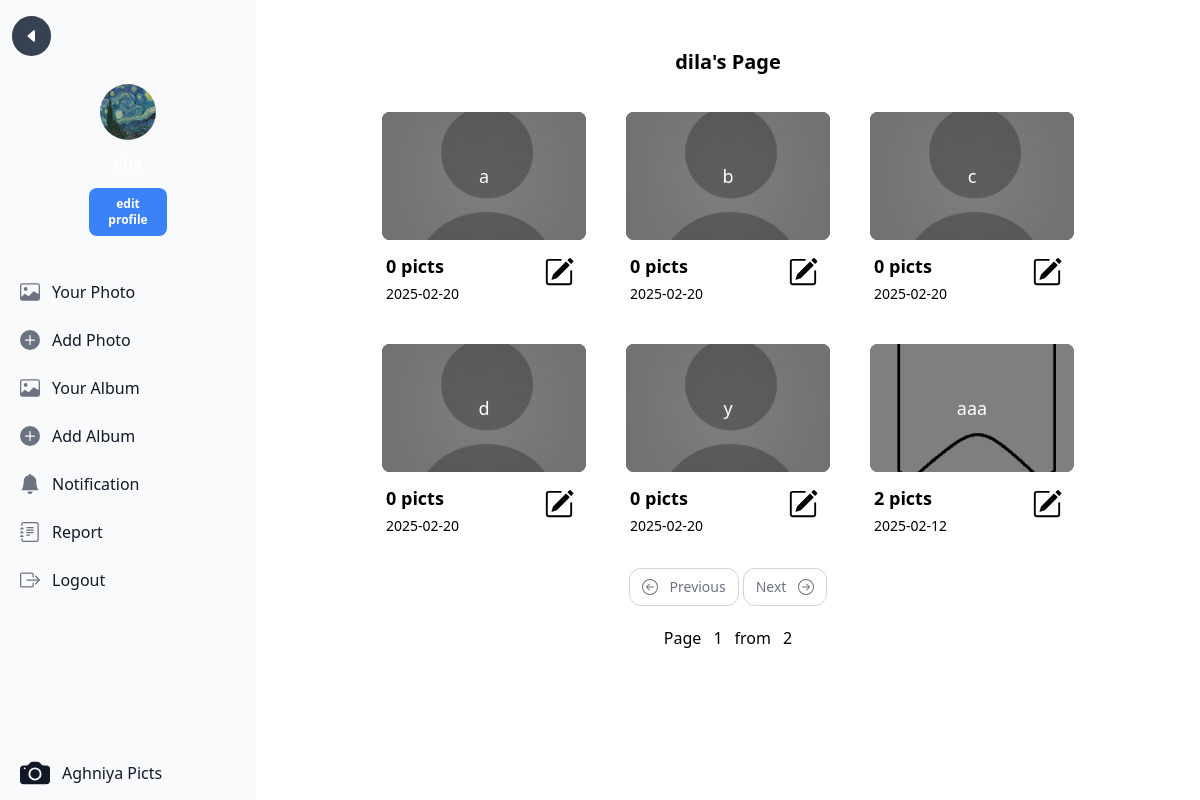
The app's page /user_page.php (signed in) with its own data.
### tables this page shows
CREATE TABLE `aghniya_user` (
  `aghniya_user_id` int NOT NULL,
  `aghniya_username` varchar(255) NOT NULL,
  `aghniya_password` varchar(225) NOT NULL,
  `aghniya_email` varchar(255) NOT NULL,
  `aghniya_nama_lengkap` varchar(255) NOT NULL,
  `aghniya_alamat` text NOT NULL,
  `aghniya_role_id` int NOT NULL,
  `aghniya_verifikasi` int NOT NULL,
  `aghniya_foto_profile` varchar(255) DEFAULT NULL
);

CREATE TABLE `aghniya_album` (
  `aghniya_album_id` int NOT NULL,
  `aghniya_nama_album` varchar(255) NOT NULL,
  `aghniya_deskripsi` text NOT NULL,
  `aghniya_tanggal_dibuat` date NOT NULL,
  `aghniya_user_id` int NOT NULL
);

CREATE TABLE `aghniya_foto` (
  `aghniya_foto_id` int NOT NULL,
  `aghniya_judul_foto` varchar(255) NOT NULL,
  `aghniya_deskripsi_foto` text NOT NULL,
  `aghniya_tanggal_unggah` date NOT NULL,
  `aghniya_lokasi_file` varchar(255) NOT NULL,
  `aghniya_album_id` int NOT NULL,
  `aghniya_user_id` int NOT NULL
);

### album.php (the view, shortened to what the rows shown need)
<?php
include 'connection.php';
if (isset($_SESSION['aghniya_username'])) {
    $user = $_SESSION['aghniya_username'];
}
$pict_per_page = 6;
$page = isset($_GET['page']) ? $_GET['page'] : 1;
$awal = ($page - 1) * $pict_per_page;
$sql = mysqli_query($conn, "
    SELECT aghniya_album.*, COUNT(aghniya_foto.aghniya_foto_id) AS total_foto
    FROM aghniya_album
    LEFT JOIN aghniya_user ON aghniya_album.aghniya_user_id = aghniya_user.aghniya_user_id
    LEFT JOIN aghniya_foto ON aghniya_foto.aghniya_album_id = aghniya_album.aghniya_album_id
    WHERE aghniya_user.aghniya_username = '$user'
    GROUP BY aghniya_album.aghniya_album_id
    ORDER BY aghniya_album.aghniya_tanggal_dibuat DESC
    LIMIT $awal, $pict_per_page
");
?>
<!DOCTYPE html>
<html lang="en">
<head>
    <link href="./src/output.css" rel="stylesheet">
</head>
<body>
    <div class="flex flex-wrap gap-8 items-center justify-center content-center mb-7">
    <?php while($data = mysqli_fetch_assoc($sql)) {
        $album_id = $data['aghniya_album_id'];
        $first_sql = mysqli_query($conn, "
            SELECT aghniya_lokasi_file
            FROM aghniya_foto
            WHERE aghniya_album_id = $album_id
            ORDER BY aghniya_tanggal_unggah ASC
            LIMIT 1
        ");
        $first_sql = mysqli_fetch_assoc($first_sql);
    ?>
        <div class="w-full sm:w-1/3 md:w-1/3 lg:w-1/4 p-1 transition-all duration-300 hover:transform hover:scale-105">
            <a href="album_detail.php?album_id=<?=$data['aghniya_album_id']?>">
                <div class="relative bg-black rounded-lg h-32 overflow-hidden hover:shadow-xl">
                    <?php if ($first_sql) { ?>
                        <img src="<?=$first_sql['aghniya_lokasi_file']?>" alt="" class="w-full h-full object-cover rounded-lg">
                    <?php } else { ?>
                        <img src="public/anonim.jpg" alt="No Image" class="w-full h-full object-cover rounded-lg">
                    <?php } ?>
                    <div class="absolute inset-0 bg-black opacity-50 rounded-lg"></div>
                    <div class="absolute inset-0 flex items-center justify-center text-white">
                        <span class="text-lg"><?=str_replace(['.jpg', '.png', '.webp', '.svg'], '', $data['aghniya_nama_album']) ?></span>
                    </div>
                </div>
            </a>
            <div class="flex">
                <div class="w-4/5 ml-1">
                    <a href="">
                        <div class="text-lg font-semibold mt-3"><?=$data['total_foto']?> picts</div>
                        <div class="text-sm font-light mt-1"><?=$data['aghniya_tanggal_dibuat']?></div>
                    </a>
                </div>
                <div class="w-1/5 mx-1 my-auto">
                    <a href="edit_album.php?album_id=<?=$data['aghniya_album_id']?>">
                    </a>
                </div>
            </div>
        </div>
    <?php } ?>
</div>
</body>
</html>

### sidebar.php (shortened to what the rows shown need)
<?php
include "connection.php";
?>
<?php
    $users = $_SESSION['aghniya_user_id'];
    $sql = mysqli_query($conn, "SELECT aghniya_notifikasi.*, aghniya_user.*, aghniya_komentar_foto.*, aghniya_like_foto.*
        FROM aghniya_notifikasi
        LEFT JOIN aghniya_komentar_foto ON aghniya_notifikasi.aghniya_komentar_id = aghniya_komentar_foto.aghniya_komentar_id
        LEFT JOIN aghniya_user ON aghniya_notifikasi.aghniya_user_id = aghniya_user.aghniya_user_id
        LEFT JOIN aghniya_like_foto ON aghniya_notifikasi.aghniya_like_id = aghniya_like_foto.aghniya_like_id
        WHERE aghniya_notifikasi.aghniya_user_photo_id = $users");
    $total = mysqli_num_rows($sql);
    $sql2 = mysqli_query($conn, "SELECT aghniya_foto_profile FROM aghniya_user WHERE aghniya_user_id = $users");
    $verif = mysqli_query($conn, "SELECT * FROM aghniya_user WHERE aghniya_verifikasi = 0;");
    $total_verif = mysqli_num_rows($verif);
?>
<!DOCTYPE html>
<html lang="en">
<head>
    <link href="./src/output.css" rel="stylesheet">
</head>
<body>
<?php if ($_SESSION['aghniya_role_id'] == 1){ ?>
    <button id="toggle-sidebar" data-drawer-target="default-sidebar" aria-controls="default-sidebar" type="button" class="inline-flex items-center p-2 mt-2 ms-3 text-sm text-gray-500 rounded-lg sm:hidden hover:bg-gray-100 focus:outline-none focus:ring-2 focus:ring-gray-200 dark:text-gray-400 dark:hover:bg-gray-700 dark:focus:ring-gray-600">
        <span class="sr-only">Open sidebar</span>
        <svg class="w-6 h-6" aria-hidden="true" fill="currentColor" viewBox="0 0 20 20" xmlns="http://www.w3.org/2000/svg">
            <path clip-rule="evenodd" fill-rule="evenodd" d="M2 4.75A.75.75 0 012.75 4h14.5a.75.75 0 010 1.5H2.75A.75.75 0 012 4.75zm0 10.5a.75.75 0 01.75-.75h7.5a.75.75 0 010 1.5h-7.5a.75.75 0 01-.75-.75zM2 10a.75.75 0 01.75-.75h14.5a.75.75 0 010 1.5H2.75A.75.75 0 012 10z"></path>
        </svg>
    </button>
    <aside id="default-sidebar" class="fixed top-0 left-0 z-40 w-64 h-screen transition-transform -translate-x-full sm:translate-x-0" aria-label="Sidebar">
        <div class="h-full px-3 py-4 overflow-y-auto bg-gray-50 dark:bg-gray-800">
            <div class="flex gap-1">
                <button class="text-white bg-gray-700 p-1 rounded-full w-1/6" onclick="window.history.back();">
                    <div class="text-white bg-gray-700 p-2 rounded-full w-1/6" onclick="window.history.back();">
                        <svg xmlns="http://www.w3.org/2000/svg" width="16" height="16" fill="currentColor" class="bi bi-caret-left-fill" viewBox="0 0 16 16">
                            <path d="m3.86 8.753 5.482 4.796c.646.566 1.658.106 1.658-.753V3.204a1 1 0 0 0-1.659-.753l-5.48 4.796a1 1 0 0 0 0 1.506z"/>
                        </svg>
                    </div>
                </button>
                <button id="close-sidebar" data-drawer-target="default-sidebar" aria-controls="default-sidebar" type="button" class="sm:hidden block text-white bg-gray-700 p-1 rounded-full w-1/6">
                    <div class="text-white bg-gray-700 p-2 rounded-full w-1/6">
                        <svg xmlns="http://www.w3.org/2000/svg" width="16" height="16" fill="currentColor" class="bi bi-x-lg" viewBox="0 0 16 16">
                        <path d="M2.146 2.854a.5.5 0 1 1 .708-.708L8 7.293l5.146-5.147a.5.5 0 0 1 .708.708L8.707 8l5.147 5.146a.5.5 0 0 1-.708.708L8 8.707l-5.146 5.147a.5.5 0 0 1-.708-.708L7.293 8z"/>
                        </svg>
                    </div>
                </button>
            </div>
            <div class="my-5 text-white mb-8">
                <div class="flex items-center justify-center">
                    <div class="w-14 my-2">
                        <?php while ($data = mysqli_fetch_array($sql2)):
                            if ($data['aghniya_foto_profile'] == NULL): ?>
                                <img src="public/anonim.jpg" class="rounded-full" alt="">
                            <?php else: ?>
                                <img src="<?=$data['aghniya_foto_profile']?>" class="rounded-full w-14 h-14" alt="">
                            <?php endif; ?>
                        <?php endwhile; ?>
                    </div>
                </div>
                    <div class="my-1 text-center font-bold">
                        <?= $_SESSION['aghniya_username']?>
                    </div>
                    <div class="flex my-2 items-center justify-center content-center">
                        <a href="edit_profile.php" class="my-1 text-xs font-semibold  bg-blue-500 p-2 rounded-lg text-center w-1/3 hover:bg-blue-600 hover:shadow-2xl">edit profile</a>
                    </div>
            </div>
        <ul class="space-y-2 font-medium">
            <li>
                <li>
                    <a href="user_verification.php" class="flex items-center p-2 text-gray-900 rounded-lg dark:text-white hover:bg-gray-100 dark:hover:bg-gray-700 group">
                        <svg class="flex-shrink-0 w-5 h-5 text-gray-500 transition duration-75 dark:text-gray-400 group-hover:text-gray-900 dark:group-hover:text-white" xmlns="http://www.w3.org/2000/svg" width="16" height="16" fill="currentColor" class="bi bi-bell-fill" viewBox="0 0 16 16">
                        <path d="M8 16a2 2 0 0 0 2-2H6a2 2 0 0 0 2 2m.995-14.901a1 1 0 1 0-1.99 0A5 5 0 0 0 3 6c0 1.098-.5 6-2 7h14c-1.5-1-2-5.902-2-7 0-2.42-1.72-4.44-4.005-4.901"/>
                        </svg>
                    <span class="flex-1 ms-3 whitespace-nowrap">User Verification</span>
                        <?php if($total_verif > 0 ): ?>
                        <span class="inline-flex items-center justify-center w-3 h-3 p-3 text-sm font-medium text-white bg-red-700 rounded-full"><?=$total_verif?></span>
                        <?php endif; ?>
                    </a>
                </li>
                <!-- <li>
                    <a href="report.php" class="flex items-center p-2 text-gray-900 rounded-lg dark:text-white hover:bg-gray-100 dark:hover:bg-gray-700 group">
                        <svg class="flex-shrink-0 w-5 h-5 text-gray-500 transition duration-75 dark:text-gray-400 group-hover:text-gray-900 dark:group-hover:text-white"  xmlns="http://www.w3.org/2000/svg" width="16" height="16" fill="currentColor" class="bi bi-journal-text" viewBox="0 0 16 16">
                        <path d="M5 10.5a.5.5 0 0 1 .5-.5h2a.5.5 0 0 1 0 1h-2a.5.5 0 0 1-.5-.5m0-2a.5.5 0 0 1 .5-.5h5a.5.5 0 0 1 0 1h-5a.5.5 0 0 1-.5-.5m0-2a.5.5 0 0 1 .5-.5h5a.5.5 0 0 1 0 1h-5a.5.5 0 0 1-.5-.5m0-2a.5.5 0 0 1 .5-.5h5a.5.5 0 0 1 0 1h-5a.5.5 0 0 1-.5-.5"/>
                        <path d="M3 0h10a2 2 0 0 1 2 2v12a2 2 0 0 1-2 2H3a2 2 0 0 1-2-2v-1h1v1a1 1 0 0 0 1 1h10a1 1 0 0 0 1-1V2a1 1 0 0 0-1-1H3a1 1 0 0 0-1 1v1H1V2a2 2 0 0 1 2-2"/>
                        <path d="M1 5v-.5a.5.5 0 0 1 1 0V5h.5a.5.5 0 0 1 0 1h-2a.5.5 0 0 1 0-1zm0 3v-.5a.5.5 0 0 1 1 0V8h.5a.5.5 0 0 1 0 1h-2a.5.5 0 0 1 0-1zm0 3v-.5a.5.5 0 0 1 1 0v.5h.5a.5.5 0 0 1 0 1h-2a.5.5 0 0 1 0-1z"/>
                        </svg>
                    <span class="flex-1 ms-3 whitespace-nowrap">Report</span>
                    </a>
                </li> -->
                <li>
                    <a href="report_admin.php" class="flex items-center p-2 text-gray-900 rounded-lg dark:text-white hover:bg-gray-100 dark:hover:bg-gray-700 group">
                        <svg class="flex-shrink-0 w-5 h-5 text-gray-500 transition duration-75 dark:text-gray-400 group-hover:text-gray-900 dark:group-hover:text-white"  xmlns="http://www.w3.org/2000/svg" width="16" height="16" fill="currentColor" class="bi bi-journal-text" viewBox="0 0 16 16">
                        <path d="M5 10.5a.5.5 0 0 1 .5-.5h2a.5.5 0 0 1 0 1h-2a.5.5 0 0 1-.5-.5m0-2a.5.5 0 0 1 .5-.5h5a.5.5 0 0 1 0 1h-5a.5.5 0 0 1-.5-.5m0-2a.5.5 0 0 1 .5-.5h5a.5.5 0 0 1 0 1h-5a.5.5 0 0 1-.5-.5m0-2a.5.5 0 0 1 .5-.5h5a.5.5 0 0 1 0 1h-5a.5.5 0 0 1-.5-.5"/>
                        <path d="M3 0h10a2 2 0 0 1 2 2v12a2 2 0 0 1-2 2H3a2 2 0 0 1-2-2v-1h1v1a1 1 0 0 0 1 1h10a1 1 0 0 0 1-1V2a1 1 0 0 0-1-1H3a1 1 0 0 0-1 1v1H1V2a2 2 0 0 1 2-2"/>
                        <path d="M1 5v-.5a.5.5 0 0 1 1 0V5h.5a.5.5 0 0 1 0 1h-2a.5.5 0 0 1 0-1zm0 3v-.5a.5.5 0 0 1 1 0V8h.5a.5.5 0 0 1 0 1h-2a.5.5 0 0 1 0-1zm0 3v-.5a.5.5 0 0 1 1 0v.5h.5a.5.5 0 0 1 0 1h-2a.5.5 0 0 1 0-1z"/>
                        </svg>
                    <span class="flex-1 ms-3 whitespace-nowrap">Report Album</span>
                    </a>
                </li>
            <li>
                <a id="logout" class="flex items-center p-2 text-gray-900 rounded-lg dark:text-white hover:bg-gray-100 dark:hover:bg-gray-700 group">
                    <svg class="flex-shrink-0 w-5 h-5 text-gray-500 transition duration-75 dark:text-gray-400 group-hover:text-gray-900 dark:group-hover:text-white" aria-hidden="true" xmlns="http://www.w3.org/2000/svg" xmlns="http://www.w3.org/2000/svg" width="16" height="16" fill="currentColor" class="bi bi-box-arrow-right" viewBox="0 0 16 16">
                    <path fill-rule="evenodd" d="M10 12.5a.5.5 0 0 1-.5.5h-8a.5.5 0 0 1-.5-.5v-9a.5.5 0 0 1 .5-.5h8a.5.5 0 0 1 .5.5v2a.5.5 0 0 0 1 0v-2A1.5 1.5 0 0 0 9.5 2h-8A1.5 1.5 0 0 0 0 3.5v9A1.5 1.5 0 0 0 1.5 14h8a1.5 1.5 0 0 0 1.5-1.5v-2a.5.5 0 0 0-1 0z"/>
                    <path fill-rule="evenodd" d="M15.854 8.354a.5.5 0 0 0 0-.708l-3-3a.5.5 0 0 0-.708.708L14.293 7.5H5.5a.5.5 0 0 0 0 1h8.793l-2.147 2.146a.5.5 0 0 0 .708.708z"/>
                    </svg>
                <span class="flex-1 ms-3 whitespace-nowrap">Logout</span>
                </a>
            </li>
            <li class="absolute bottom-1 w-full pr-6">
                    <a href="index.php" class="flex items-center p-2 text-gray-900 rounded-lg dark:text-white hover:bg-gray-100 dark:hover:bg-gray-700 group">
                        <svg xmlns="http://www.w3.org/2000/svg" width="30" height="30" fill="currentColor" class="bi bi-camera-fill" viewBox="0 0 16 16">
                            <path d="M10.5 8.5a2.5 2.5 0 1 1-5 0 2.5 2.5 0 0 1 5 0"/>
                            <path d="M2 4a2 2 0 0 0-2 2v6a2 2 0 0 0 2 2h12a2 2 0 0 0 2-2V6a2 2 0 0 0-2-2h-1.172a2 2 0 0 1-1.414-.586l-.828-.828A2 2 0 0 0 9.172 2H6.828a2 2 0 0 0-1.414.586l-.828.828A2 2 0 0 1 3.172 4zm.5 2a.5.5 0 1 1 0-1 .5.5 0 0 1 0 1m9 2.5a3.5 3.5 0 1 1-7 0 3.5 3.5 0 0 1 7 0"/>
                        </svg>
                    <span class="flex-1 ms-3 whitespace-nowrap"> Aghniya Picts</span>
                    </a>
                </li>
        </ul>
    </div>
    </aside>
<?php }else{?>
    <aside id="default-sidebar" class="fixed top-0 left-0 z-40 w-64 h-screen transition-transform -translate-x-full sm:translate-x-0" aria-label="Sidebar">
        <div class="h-full px-3 py-4 overflow-y-auto bg-gray-50 dark:bg-gray-800">
                <div class="my-5 text-white mb-8">
                    <div class="flex items-center justify-center">
                        <div class="w-14 my-2">
                                <?php while ($data = mysqli_fetch_array($sql2)):
                                    if ($data['aghniya_foto_profile'] == NULL): ?>
                                        <img src="public/anonim.jpg" class="rounded-full" alt="">
                                    <?php else: ?>
                                        <img src="<?=$data['aghniya_foto_profile']?>" class="rounded-full h-14 w-14" alt="">
                                    <?php endif; ?>
                                <?php endwhile; ?>
                            </div>
                        </div>
                </div>
        </div>
    </aside>
<?php } ?>
</body>
</html>

### records on screen
aghniya_user: aghniya_foto_profile (picture)
aghniya_album: aghniya_nama_album "a", total_foto "0", aghniya_tanggal_dibuat "2025-02-20"
aghniya_album: aghniya_nama_album "b", total_foto "0", aghniya_tanggal_dibuat "2025-02-20"
aghniya_album: aghniya_nama_album "c", total_foto "0", aghniya_tanggal_dibuat "2025-02-20"
aghniya_album: aghniya_nama_album "d", total_foto "0", aghniya_tanggal_dibuat "2025-02-20"
aghniya_album: aghniya_nama_album "y", total_foto "0", aghniya_tanggal_dibuat "2025-02-20"
aghniya_album: aghniya_foto.aghniya_lokasi_file (picture), aghniya_nama_album "aaa", total_foto "2", aghniya_tanggal_dibuat "2025-02-12"

### other values on screen
$_SESSION['aghniya_username'] "dila"
$page "1"
$total_pages "2"
